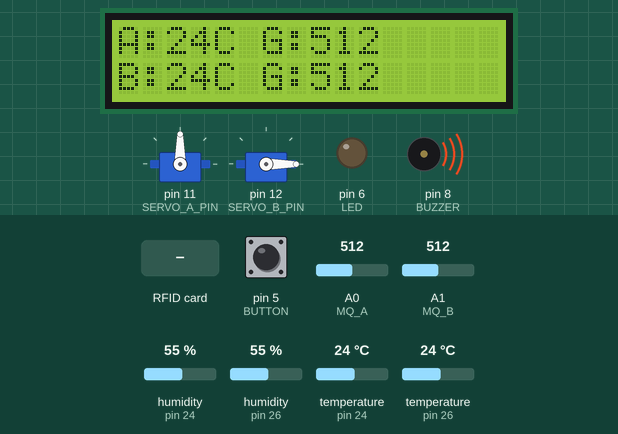
A sketch run on a simulated Arduino Mega 2560, built with avr-gcc and run on an emulated ATmega2560. On the bench: 16×2 character LCD, 2 × servo, output pins drawn as LEDs (lit = HIGH), buzzer (waves = sounding, pin HIGH). The test bench sets the inputs (shaded band); at power-on: A0 (MQ_A) = 512, pin 5 (BUTTON) HIGH, A1 (MQ_B) = 512, humidity (sensors on pin 24, pin 26) 55 %, temperature (sensors on pin 24, pin 26) 24 °C. Pins used as bus, display or sensor lines are not drawn.

Above: at 1.3 s.
1.4 s: A0 (MQ_A) set to 539
At 2.5 s:
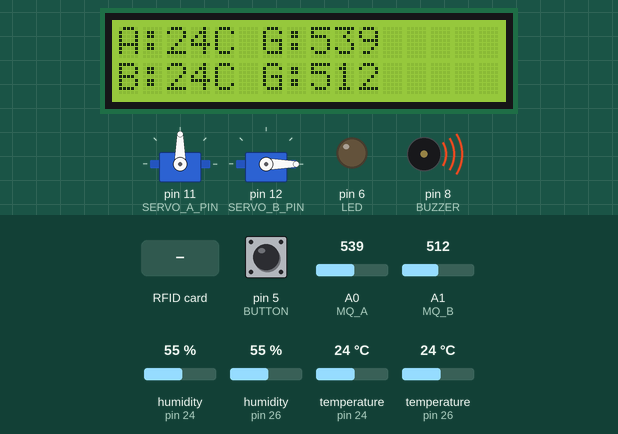
3.1 s: A0 (MQ_A) set to 568
At 3.76 s:
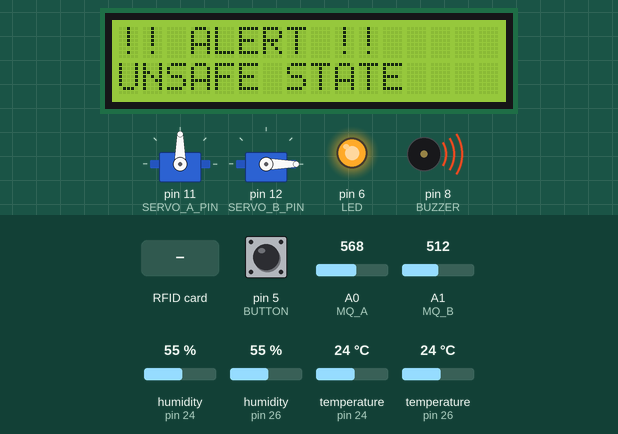
5.4 s: pin 5 (BUTTON) pulled LOW for 0.15 s
At 6.04 s:
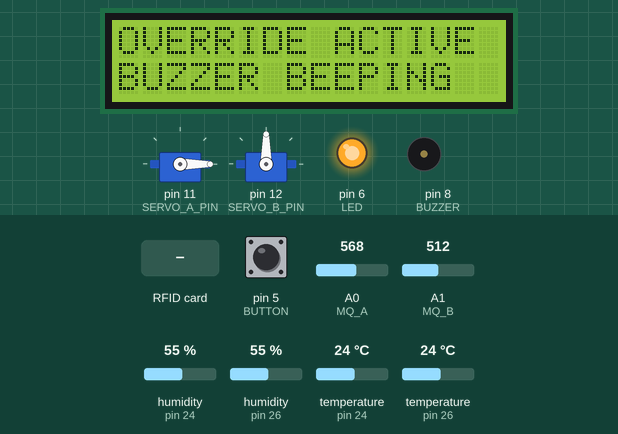
6.1 s: RFID card 1A A7 0F 06 held to the reader
At 6.27 s:
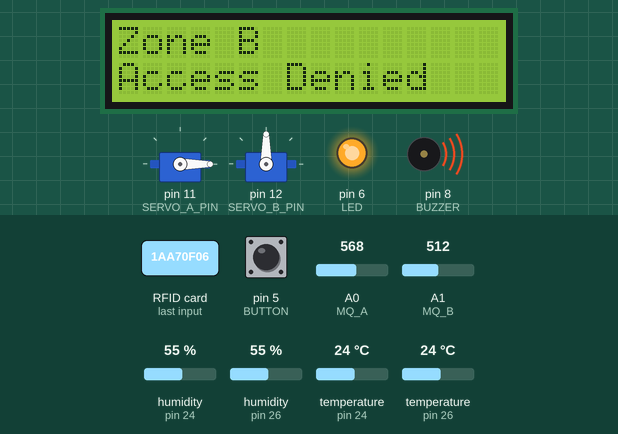
8.5 s: pin 5 (BUTTON) pulled LOW for 1 s
At 8.64 s:
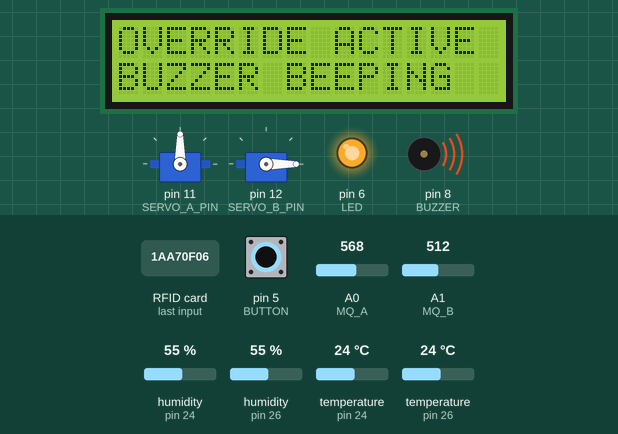
10.1 s: RFID card 40 2B D6 61 held to the reader
At 10.22 s:
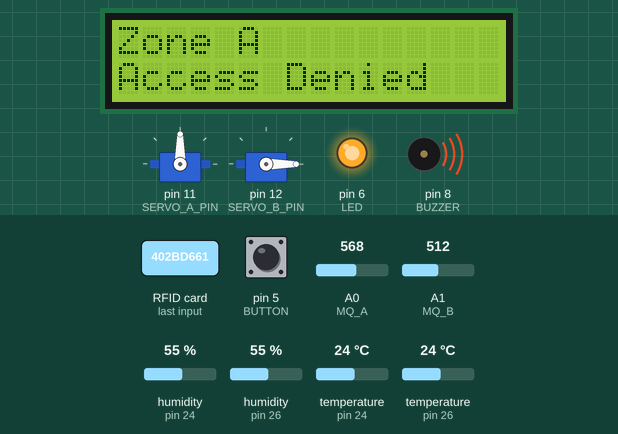
Timing chart, 0 to 12.6 s (numbered marks = the images above; inputs shaded):
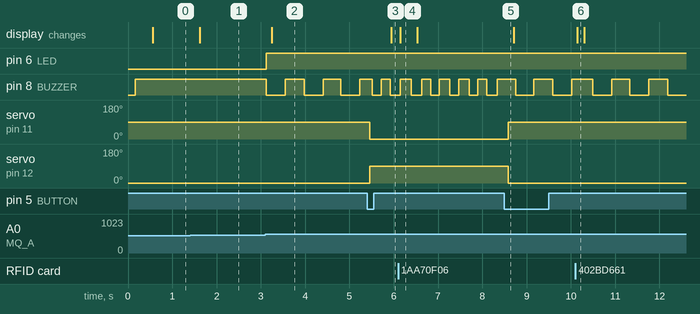

Measured:
- the behaviour switches between 550 and 551 on A0 (MQ_A) (found by bisection; images 1 and 2)
- after the input at 1.4 s, the display: changes after 0.21 s (image 1)
- after the input at 3.1 s, pin 6 (LED): LOW → HIGH at once; pin 8 (BUZZER): alternates HIGH for 0.42 s and LOW for 0.43 s, starting at once; the display: changes after 0.15 s (image 2)
- after the input at 5.4 s, servo on pin 11 (SERVO_A_PIN): 90° → 0° after 0.06 s; servo on pin 12 (SERVO_B_PIN): 0° → 90° after 0.06 s; the display: changes after 0.55 s (image 3)
- after the input at 6.1 s, the display: changes after 0.05 s (image 4)
- after the input at 8.5 s, pin 8 (BUZZER): alternates HIGH for 0.43 s and LOW for 0.42 s, starting after 0.26 s; servo on pin 11 (SERVO_A_PIN): 0° → 90° after 0.08 s; servo on pin 12 (SERVO_B_PIN): 90° → 0° after 0.08 s
- after the input at 10.1 s, the display: changes after 0.05 s (image 6)

The sketch:

code.ino
```cpp
#include <SPI.h>
#include <MFRC522.h>
#include <Servo.h>
#include <DHT.h>
#include <Wire.h>
#include <LiquidCrystal_I2C.h>

// ===== LCD =====
LiquidCrystal_I2C lcd(0x27, 16, 2);
unsigned long lastLcdUpdate = 0;
const unsigned long LCD_INTERVAL = 500;

// ===== RFID =====
#define SS_1 53
#define RST_1 22
#define SS_2 48
#define RST_2 23
MFRC522 rfid1(SS_1, RST_1);
MFRC522 rfid2(SS_2, RST_2);

// ===== SERVOS =====
Servo servoA;
Servo servoB;
#define SERVO_A_PIN 11
#define SERVO_B_PIN 12

#define SERVO_A_CLOSED 90
#define SERVO_A_OPEN   0
#define SERVO_B_CLOSED 0
#define SERVO_B_OPEN   90

// ===== SENSORS =====
#define DHT_A    24
#define DHT_B    26
#define DHTTYPE  DHT11
DHT dhtA(DHT_A, DHTTYPE);
DHT dhtB(DHT_B, DHTTYPE);
#define MQ_A A0
#define MQ_B A1

// ===== PINS =====
#define BUZZER 8   // ACTIVE LOW
#define LED    6
#define BUTTON 5

// ===== THRESHOLDS =====
#define TEMP_LIMIT  55
#define GAS_LIMIT_A 550
#define GAS_LIMIT_B 1000

// ===== AUTHORIZED UIDS & PERMISSIONS =====
// Card 1: Zone A | Card 2: Zone B | Card 3 & 4: Both
const byte CARD_Z1_ONLY[4] = {0x1A, 0xA7, 0x0F, 0x06};
const byte CARD_Z2_ONLY[4] = {0x40, 0x2B, 0xD6, 0x61};
const byte CARD_BOTH_1[4]  = {0x7D, 0x64, 0xFA, 0x05};
const byte CARD_BOTH_2[4]  = {0x50, 0x3E, 0x8C, 0x61};

// ===== STATE VARIABLES =====
unsigned long lastBeep = 0;
bool buzzerActive = false;
bool overrideActive = false;
bool lastButtonState = HIGH;

void openA()  { servoA.write(SERVO_A_OPEN); }
void closeA() { servoA.write(SERVO_A_CLOSED); }
void openB()  { servoB.write(SERVO_B_OPEN); }
void closeB() { servoB.write(SERVO_B_CLOSED); }

void lcdPrint(String l1, String l2 = "") {
  lcd.clear();
  lcd.setCursor(0, 0); lcd.print(l1);
  lcd.setCursor(0, 1); lcd.print(l2);
}

// Check if UID matches a specific card
bool compareUID(byte *scanned, const byte *authorized) {
  for (int i = 0; i < 4; i++) {
    if (scanned[i] != authorized[i]) return false;
  }
  return true;
}

// Permission Logic: Zone 1 = A, Zone 2 = B
bool checkAccess(MFRC522 &rfid, int targetZone) {
  byte *uid = rfid.uid.uidByte;
  if (targetZone == 1) {
    return (compareUID(uid, CARD_Z1_ONLY) || compareUID(uid, CARD_BOTH_1) || compareUID(uid, CARD_BOTH_2));
  } else if (targetZone == 2) {
    return (compareUID(uid, CARD_Z2_ONLY) || compareUID(uid, CARD_BOTH_1) || compareUID(uid, CARD_BOTH_2));
  }
  return false;
}

void setup() {
  Serial.begin(9600);
  Wire.begin();
  lcd.init();
  lcd.backlight();

  SPI.begin();
  rfid1.PCD_Init();
  rfid2.PCD_Init();

  servoA.attach(SERVO_A_PIN);
  servoB.attach(SERVO_B_PIN);

  overrideActive = false;
  closeA();
  closeB();

  dhtA.begin();
  dhtB.begin();

  pinMode(BUZZER, OUTPUT);
  digitalWrite(BUZZER, HIGH); // Silent
  pinMode(LED, OUTPUT);
  pinMode(BUTTON, INPUT_PULLUP);

  lastButtonState = digitalRead(BUTTON);
  lcdPrint("System Ready");
}

void loop() {
  float t1 = dhtA.readTemperature();
  float t2 = dhtB.readTemperature();
  int g1 = analogRead(MQ_A);
  int g2 = analogRead(MQ_B);

  bool unsafe = (t1 > TEMP_LIMIT || t2 > TEMP_LIMIT || g1 > GAS_LIMIT_A || g2 > GAS_LIMIT_B);
  digitalWrite(LED, unsafe);

  // BUZZER LOGIC: Continuous beep for Override OR unsafe pulse
  if (overrideActive) {
    if (millis() - lastBeep > 200) { // Fast continuous beep for override
      buzzerActive = !buzzerActive;
      digitalWrite(BUZZER, buzzerActive ? LOW : HIGH);
      lastBeep = millis();
    }
  } else if (unsafe) {
    if (millis() - lastBeep > 400) { // Slower beep for hazard alert
      buzzerActive = !buzzerActive;
      digitalWrite(BUZZER, buzzerActive ? LOW : HIGH);
      lastBeep = millis();
    }
  } else {
    digitalWrite(BUZZER, HIGH); // Silent
  }

  // LCD Update
  if (millis() - lastLcdUpdate > LCD_INTERVAL) {
    if (overrideActive) {
      lcdPrint("OVERRIDE ACTIVE", "BUZZER BEEPING");
    } else if (unsafe) {
      lcdPrint("!! ALERT !!", "UNSAFE STATE");
    } else {
      lcdPrint("A:" + String((int)t1) + "C G:" + String(g1),
               "B:" + String((int)t2) + "C G:" + String(g2));
    }
    lastLcdUpdate = millis();
  }

  // BUTTON OVERRIDE
  bool currentButton = digitalRead(BUTTON);
  if (lastButtonState == HIGH && currentButton == LOW) {
    delay(50);
    if (digitalRead(BUTTON) == LOW) {
      overrideActive = !overrideActive;
      if (overrideActive) {
        openA(); openB();
      } else {
        closeA(); closeB();
      }
    }
  }
  lastButtonState = currentButton;

  // ZONE A RFID
  digitalWrite(SS_2, HIGH); digitalWrite(SS_1, LOW);
  if (rfid1.PICC_IsNewCardPresent() && rfid1.PICC_ReadCardSerial()) {
    if (!unsafe && !overrideActive && checkAccess(rfid1, 1)) {
       lcdPrint("Zone A", "Granted");
       openA(); delay(3000); closeA();
    } else {
       lcdPrint("Zone A", "Access Denied");
    }
    rfid1.PICC_HaltA(); rfid1.PCD_StopCrypto1();
  }

  // ZONE B RFID
  digitalWrite(SS_1, HIGH); digitalWrite(SS_2, LOW);
  if (rfid2.PICC_IsNewCardPresent() && rfid2.PICC_ReadCardSerial()) {
    if (!unsafe && !overrideActive && checkAccess(rfid2, 2)) {
       lcdPrint("Zone B", "Granted");
       openB(); delay(3000); closeB();
    } else {
       lcdPrint("Zone B", "Access Denied");
    }
    rfid2.PICC_HaltA(); rfid2.PCD_StopCrypto1();
  }
}
```
